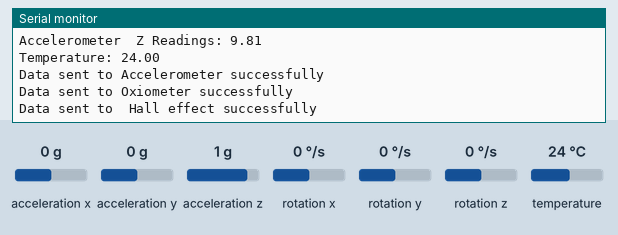
Bench run of a sketch on a simulated ESP32. Shown: the last lines printed to the serial monitor. The inputs (shaded band) are chosen by the test bench; at power-on: acceleration x 0 g, acceleration y 0 g, acceleration z 1 g, rotation x 0 °/s, rotation y 0 °/s, rotation z 0 °/s, temperature 24 °C. WiFi joins after 1.5 s; servers stay silent unless stated; random numbers use the default seed unless the sketch sets one.

Above: at 3.2 s.
3.3 s: acceleration x set to -1.4 g
At 4.15 s:
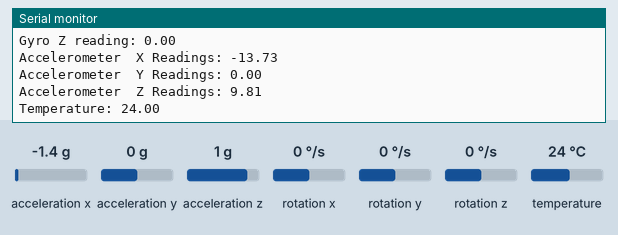
4.8 s: acceleration y set to -1.4 g
At 6.07 s:
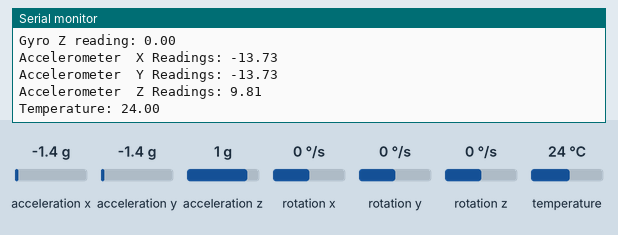
6.3 s: acceleration z set to -1.4 g
At 6.37 s:
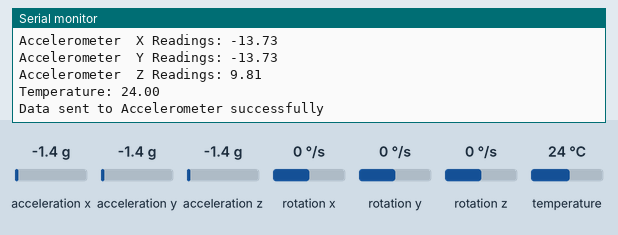
7.8 s: rotation x set to -192 °/s
At 8.59 s:
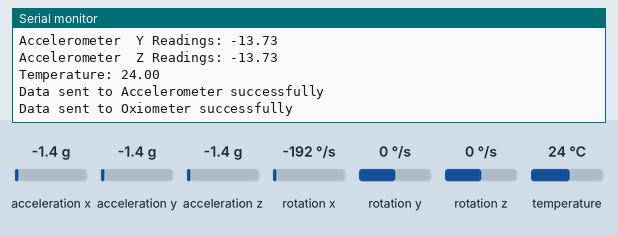
9.3 s: rotation y set to -192 °/s
At 9.91 s:
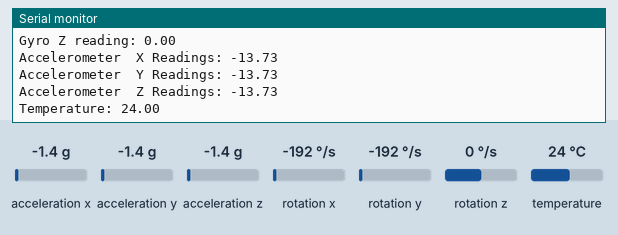
Timing chart, 0 to 11.8 s (numbered marks = the images above; inputs shaded):
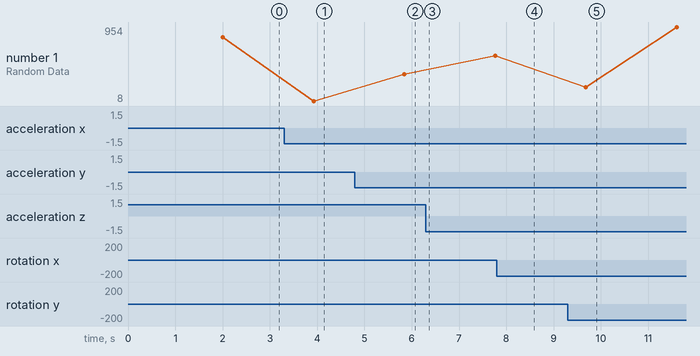

Measured:
- after the input at 3.3 s, the serial monitor: prints a new line after 0.64 s (image 1)
- after the input at 4.8 s, the serial monitor: prints a new line after 1.1 s (image 2)
- after the input at 9.3 s, the serial monitor: prints a new line after 0.39 s (image 5)

The sketch:

Sensors-code.ino
```cpp
//Format of the working of this thingSpeak
//ThingSpeak.setField( field_number, sensor_data )
//ThingSpeak.writeFields( Channel_Id, API_Key )
// Here we are following:
// 1. We have three channels: accelerometer, oxiometer and hall effect sensor readings.
// 2. First we are setting fields values of channel 1 ( acccelerometer ) and then writing to the accelerometer fields.
//    Later again resetting the field values of channel 2 ( Oxiometer )  and then writing to the oxiometer fields.
//    Finally again resetting the field values of channel 3 ( Hall effect ) and then writing to the hall effector fields.

#include <Arduino.h>
#include <WiFi.h>
#include <Adafruit_Sensor.h>
#include <ThingSpeak.h>
#include <Adafruit_MPU6050.h>
#include <Adafruit_Sensor.h>
#include <WiFiClientSecure.h>
#include <HTTPClient.h>


const char* ssid = "Real me 5i";
const char* password = "12345678";


// API keys of the channels
const char* thingSpeakApiKey_Accelerometer = "IKY5BGFVX74Z9V5P";
const char* thingSpeakApiKey_Oxiometer = "SJZBMNET6DLVXZSV";
const char* thingSpeakApiKey_Halleffect = "HIYNXC6ZN4HPUTP8";


// Channel Id's
const long thingSpeakChannelID_Accelerometer = 2165912 ;
const long thingSpeakChannelID_Oxiometer = 2165919 ;
const long thingSpeakChannelID_Halleffect = 2165914 ;


WiFiClient client;


// Accelerometer Readings Calculation part.

Adafruit_MPU6050 mpu;
sensors_event_t a, g, temp;


void initMPU() {
  if (!mpu.begin()) {
    Serial.println("Failed to find MPU6050 chip");
    while (1) {
      delay(10);
    }
  }
  Serial.println("MPU6050 Found!");
}

unsigned long lastTime = 0;
unsigned long lastTimeTemperature = 0;
unsigned long lastTimeAcc = 0;
unsigned long gyroDelay = 10;
unsigned long temperatureDelay = 1000;
unsigned long accelerometerDelay = 200;


String getGyroReadings_Xdirection() {
  mpu.getEvent(&a, &g, &temp);

  float gyroX = g.gyro.x;
  return String(gyroX);
}

String getGyroReadings_Ydirection() {
  mpu.getEvent(&a, &g, &temp);

  float gyroY = g.gyro.y;
  return String(gyroY);
}

String getGyroReadings_Zdirection() {
  mpu.getEvent(&a, &g, &temp);

  float gyroZ = g.gyro.z;
  return String(gyroZ);
}


String getAccReadings_Xdirection() {
  mpu.getEvent(&a, &g, &temp);

  float accX = a.acceleration.x;
  return String(accX);
}

String getAccReadings_Ydirection() {
  mpu.getEvent(&a, &g, &temp);

  float accY = a.acceleration.y;
  return String(accY);
}

String getAccReadings_Zdirection() {
  mpu.getEvent(&a, &g, &temp);

  float accZ = a.acceleration.z;
  return String(accZ);
}

String getTemperature() {
  mpu.getEvent(&a, &g, &temp);

  float temperature = temp.temperature;

  return String(temperature);
}


// Accelerometer Readings Calculation part ends.


void setup() {
  Serial.begin(115200);
  Serial.println("hello");
  // WiFi connection starts.

  WiFi.begin(ssid, password);
  while (WiFi.status() != WL_CONNECTED) {
    delay(1000);
    Serial.println("Connecting to WiFi...");
  }
  Serial.println("Connected to WiFi");

  // WiFi connection ends.


 // Thing Speak begin
  ThingSpeak.begin(client);

  // Accelerometer code
   initMPU();

}

void loop() {
  int randomData = random(1,1000);

  Serial.print("Random Data: ");
  Serial.println(randomData);


  // Accelerometer Code starts.


      if ((millis() - lastTime) > gyroDelay) {
          String gyroReadings_Xdirection = getGyroReadings_Xdirection();
          String gyroReadings_Ydirection = getGyroReadings_Ydirection();
          String gyroReadings_Zdirection = getGyroReadings_Zdirection();

          Serial.println("Gyro X reading: " + gyroReadings_Xdirection);
          Serial.println("Gyro Y reading: " + gyroReadings_Ydirection);
          Serial.println("Gyro Z reading: " + gyroReadings_Zdirection);
          ThingSpeak.setField(4,gyroReadings_Xdirection);
          ThingSpeak.setField(5,gyroReadings_Ydirection);
          ThingSpeak.setField(6, gyroReadings_Zdirection);
          lastTime = millis();
      }
      if ((millis() - lastTimeAcc) > accelerometerDelay) {
          String accReadings_Xdirection = getAccReadings_Xdirection();
          String accReadings_Ydirection = getAccReadings_Ydirection();
          String accReadings_Zdirection = getAccReadings_Zdirection();

          Serial.println("Accelerometer  X Readings: " + accReadings_Xdirection);
          Serial.println("Accelerometer  Y Readings: " + accReadings_Ydirection);
          Serial.println("Accelerometer  Z Readings: " + accReadings_Zdirection);
          ThingSpeak.setField(1, accReadings_Xdirection);
          ThingSpeak.setField(2, accReadings_Ydirection);
          ThingSpeak.setField(3, accReadings_Zdirection);


          lastTimeAcc = millis();
      }
      if ((millis() - lastTimeTemperature) > temperatureDelay) {
          String tempReadings = getTemperature();
          Serial.println("Temperature: " + tempReadings);
          ThingSpeak.setField(7,tempReadings);
          lastTimeTemperature = millis();
      }


  // Writing the values to the accelerometer channel.
  int response_Accelerometer = ThingSpeak.writeFields(thingSpeakChannelID_Accelerometer, thingSpeakApiKey_Accelerometer);

  if (response_Accelerometer == 200) {
    Serial.println("Data sent to Accelerometer successfully");
  } else {
    Serial.println("Error sending data to ThingSpeak");
  }


  // Accelerometer code ends here.


  // Oxiometer code starts here.
  ThingSpeak.setField(1, randomData);
  ThingSpeak.setField(2, randomData);

  // Writing the values of the oxiometer channel.
  int response_Oxiometer = ThingSpeak.writeFields(thingSpeakChannelID_Oxiometer, thingSpeakApiKey_Oxiometer);

  // Checking the response of the Oxiometer
  if (response_Oxiometer == 200) {
    Serial.println("Data sent to Oxiometer successfully");
  } else {
    Serial.println("Error sending data to ThingSpeak");
  }


  // Oxiometer code ends.


  // Hall effect code starts.
  // Setting the field values of the hall effect sensor.
  ThingSpeak.setField(1, randomData);
  int response_Halleffect = ThingSpeak.writeFields(thingSpeakChannelID_Halleffect, thingSpeakApiKey_Halleffect);

  // Checking the response of the hall effect.
  if (response_Halleffect == 200) {
    Serial.println("Data sent to  Hall effect successfully");
  } else {
    Serial.println("Error sending data to ThingSpeak");
  }
  // Hall effect sensor code ends.

  delay(1000);
}
```
